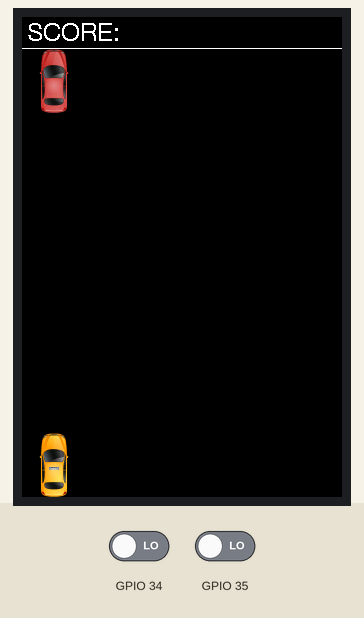
Simulated run of this program. Board: ESP32. On the bench: 320×480 colour display. Inputs (shaded band) come from the test bench; at power-on: GPIO 34 LOW, GPIO 35 LOW. Random numbers use the default seed unless the program sets one.

Above: at 1.5 s.
1.6 s: GPIO 34 driven HIGH
At 2.5 s:
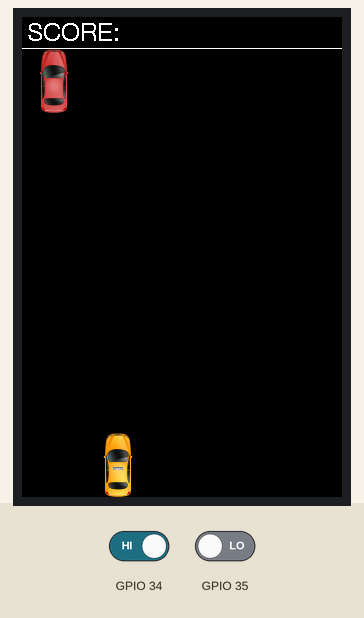
Timing chart, 0 to 4.6 s (numbered marks = the images above; inputs shaded):
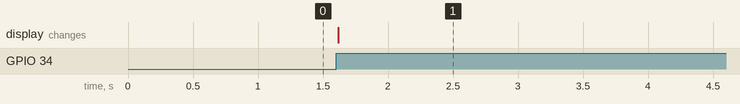

Measured:
- after the input at 1.6 s, the display: changes at once (image 1)

The program:

main.cpp
```cpp
#include <Arduino.h>
#include <TFT_eSPI.h>
#include <SPI.h>
#include <enemy.h>
#include <player.h>


TFT_eSPI tft = TFT_eSPI();

int px = 0; // player car x- coordinate
int py = 416;     // player car y-coordinate

int ex[5];  // enemy x - coordinate
int ey[5] = {32, -32, -96, -160, -224};  // enemy y - coordinate

int carSize = 64;
unsigned long debounceDelay = 50;
unsigned long lastDebounceTime = 0;

bool gameRun = true;

long t;
long gameSpeed = 500000;
int score = 0;

// Functions
void drawPlayer(void);
void drawEnemy(void);
void checkCollision(void);

void setup() {
  pinMode(34, INPUT);
  pinMode(35, INPUT);
  tft.init();
  tft.setSwapBytes(true);
  tft.fillScreen(TFT_BLACK);
  tft.drawLine(0, 31, 320, 31, TFT_WHITE);
  tft.drawString("SCORE:", 5, 5, 4);
  for (int n; n < 5; n++)
    ex[n] = random(0, 5)*64;
  tft.pushImage(ex[0], ey[0], carSize, carSize, enemy);
  tft.pushImage(px, py, carSize, carSize, player);
}

void loop() {
  if (gameRun == true) {
    t++;
    if (t > gameSpeed) {
      drawEnemy();
      t = 0;
    }
    drawPlayer();
    checkCollision();
  }
  else {
    //tft.fillScreen(TFT_BLACK);
    tft.drawString ("GAME OVER!", 100, 200, 4);
    delay(100);
  }
}

void drawPlayer() {
  if (digitalRead(34) && px < 256) {
    if ((millis() - lastDebounceTime) > debounceDelay) {
      tft.fillRect(px, py, carSize, carSize, TFT_BLACK);
      px = px + 64;
      tft.pushImage(px, py, carSize, carSize, player);
    }
    lastDebounceTime = millis();
  }

  if (digitalRead(35) && px > 0) {
    if ((millis() - lastDebounceTime) > debounceDelay) {
      tft.fillRect(px, py, carSize, carSize, TFT_BLACK);
      px = px - 64;
      tft.pushImage(px, py, carSize, carSize, player);
    }
    lastDebounceTime = millis();
  }
}

void drawEnemy() {
  for (int n; n < 5; n++) {
    if (ey[n] > -3) {
      tft.fillRect(ex[n], ey[n], 64, 64, TFT_BLACK);
      ey[n] = ey[n] + 64;
      tft.pushImage(ex[n], ey[n], 64, 64, enemy);
    }
    else {
      ey[n] = ey[n] + 64;
    }
    if (ey[n] > 480) {
      ey[n] = 32;
      ex[n] = random(0, 5)*64;
      score++;
      gameSpeed = gameSpeed-4000;
      tft.drawString (String(score), 100, 5, 4);
      tft.drawString (String(gameSpeed), 200, 5, 4);
    }
  }
}

void checkCollision() {
  for (int n; n < 5; n++) {
    if (px == ex[n] && py == ey[n]) {
      gameRun = false;
    }
  }
}
```

Source omitted: enemy.h (data table, 39767 bytes), player.h (data table, 39769 bytes)
